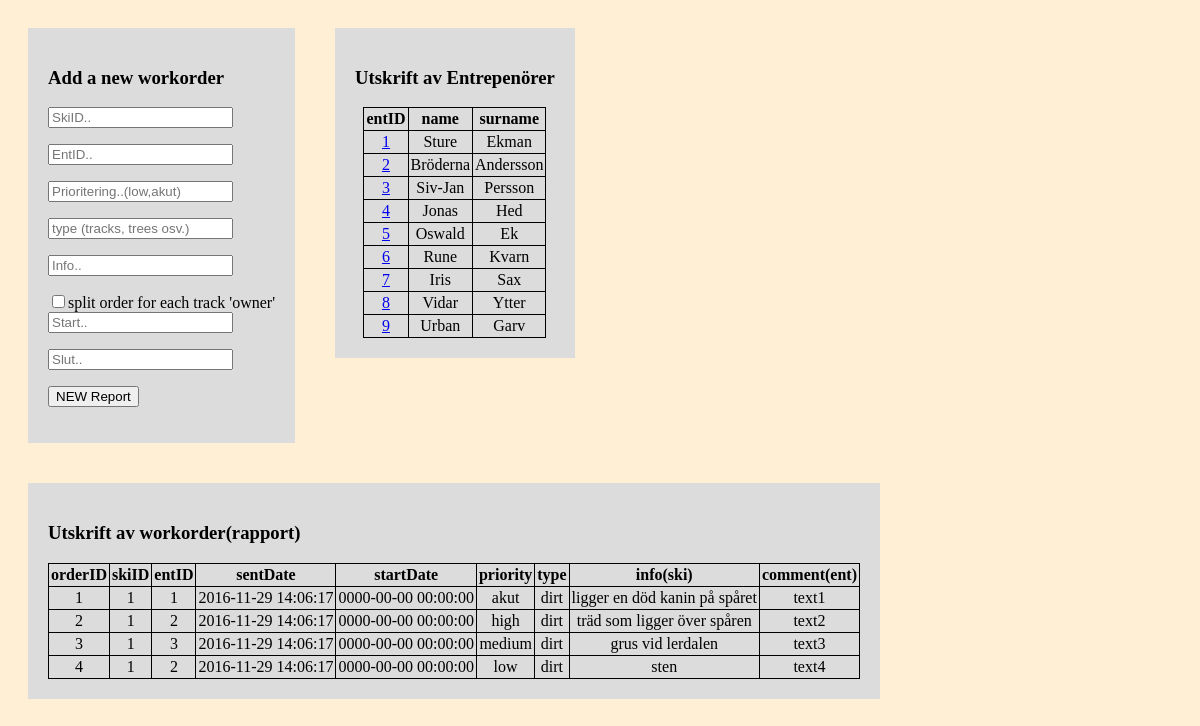
Screenshot of /phpFunc/NyArbetsOrder.php with the database file from the repository.
### tables this page shows
create table Ent (
entID smallint not null auto_increment unique, 
password varchar(32)not null,
firstName varchar(32)not null,
lastName varchar(32) not null,
email varchar (64) unique,
number int(10) not null unique,
regDate datetime,
primary key (entID)
);

create table WorkOrder (
orderID int not null auto_increment unique,
skiID smallint not null,
entID smallint null,
 
sentDate datetime,
 
endDate timestamp,
priority enum('low','medium','high','akut'),
type enum('lights','tracks','dirt','trees','other') null,
info varchar(1024),
EntComment varchar(1024),
primary key (orderID),
foreign key (skiID) references Ski(skiID),
foreign key (entID) references Ent(entID)
);

### phpFunc/NyArbetsOrder.php (the view, shortened to what this page needs)
<!DOCTYPE HTML>
<head>
<html>
</head>
<body>
<?php
include'connect.php';
?>
<div>
	<h3>Add a new workorder</h3>
	<form action='<?php $_PHP_SELF ?>' method='POST'>
		<input type="text" name="SkiID" placeholder="SkiID.."></p>
		<input type="text" name="EntID" placeholder="EntID.."></p>
		<input type="text" name="Prioritering" placeholder="Prioritering..(low,akut)"></p>
		<input type="text" name="type" placeholder="type (tracks, trees osv.)"></p>
		<input type="text" name="Info" placeholder="Info.."></p>
		<input type="checkbox" name="split" value="1">split order for each track 'owner' <br>
		<input type="text" name="Start" placeholder="Start.."></p>
		<input type="text" name="Slut" placeholder="Slut.."></p>
		<p><button type="submit" name="_newSplitWorkOrder" id="_newWorkOrder">NEW Report</button></p></form>
</div>
<div>
	<h3>Utskrift av Entrepenörer</h3>
    <table>
	  	  <?php
	        echo "<th>entID</th>";
	        echo "<th>name</th>";
	        echo "<th>surname</th>";
	      foreach($pdo->query( 'SELECT * FROM Ent;' ) as $row){
	        echo "<tr><td>";
	        echo "<a href='test.php?entID=".urlencode($row['entID'])."'>".$row['entID'];
	        echo "<td>".$row['firstName']."</td>";
	        echo "<td>".$row['lastName']."</td>";
	        echo "</tr>";
    	  }
 	 	  ?>
    	</table>
	</div>
<div>
    	<h3>Utskrift av workorder(rapport)</h3>
    <table>
	    <?php
	    		echo "<tr>";
		        echo "<th>orderID</th>";
		        echo "<th>skiID</th>";
		        echo "<th>entID</th>";
		        echo "<th>sentDate</th>";
		        echo "<th>startDate</th>";
		        echo "<th>priority</th>";
		        echo "<th>type</th>";
		        echo "<th>info(ski)</th>";
		        echo "<th>comment(ent)</th>";
		        echo "</tr>";
		      foreach($pdo->query( 'SELECT * FROM WorkOrder;' ) as $row){
		        echo "<tr>";
		        echo "<td>".$row['orderID']."</td>";
		        echo "<td>".$row['skiID']."</td>";
		        echo "<td>".$row['entID']."</td>";
		        echo "<td>".$row['sentDate']."</td>";
		        echo "<td>".$row['endDate']."</td>";
		        echo "<td>".$row['priority']."</td>";
		        echo "<td>".$row['type']."</td>";
		        echo "<td>".$row['info']."</td>";
		        echo "<td>".$row['EntComment']."</td>";
		        echo "</tr>";
	      }
	    ?>
    </table>
</div>
</body>
</html>

### phpFunc/NyArbetsOrder.php (style rules this page uses)
body { background-color: papayawhip; }
div { display: block; float: left; background-color: gainsboro; margin: 20px; padding: 20px; }
table, td, th { border:1px solid; text-align: center; margin: auto; border-collapse: collapse; padding:2px; }

### rows the page displays
ent: entID "1", firstName "Sture", lastName "Ekman"
ent: entID "2", firstName "Bröderna", lastName "Andersson"
ent: entID "3", firstName "Siv-Jan", lastName "Persson"
ent: entID "4", firstName "Jonas", lastName "Hed"
ent: entID "5", firstName "Oswald", lastName "Ek"
ent: entID "6", firstName "Rune", lastName "Kvarn"
ent: entID "7", firstName "Iris", lastName "Sax"
ent: entID "8", firstName "Vidar", lastName "Ytter"
ent: entID "9", firstName "Urban", lastName "Garv"
workorder: orderID "1", skiID "1", entID "1", sentDate "2016-11-29 14:06:17", endDate "0000-00-00 00:00:00", priority "akut", type "dirt", info "ligger en död kanin på spåret", EntComment "text1"
workorder: orderID "2", skiID "1", entID "2", sentDate "2016-11-29 14:06:17", endDate "0000-00-00 00:00:00", priority "high", type "dirt", info "träd som ligger över spåren", EntComment "text2"
workorder: orderID "3", skiID "1", entID "3", sentDate "2016-11-29 14:06:17", endDate "0000-00-00 00:00:00", priority "medium", type "dirt", info "grus vid lerdalen", EntComment "text3"
workorder: orderID "4", skiID "1", entID "2", sentDate "2016-11-29 14:06:17", endDate "0000-00-00 00:00:00", priority "low", type "dirt", info "sten", EntComment "text4"
